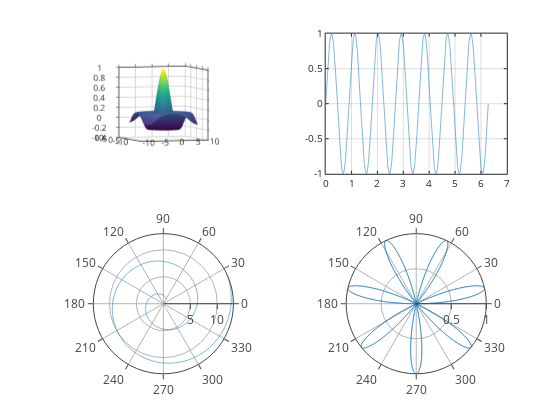

Here is the notebook cell this chart was saved with:
### Code cell
graphics_toolkit("plotly")

a = [1:0.1:13];
theta = linspace (0,2*pi,1000);
rho = sin (7*theta);

subplot(2,2,1);
sombrero()
grid on;
box on;

subplot(2,2,2);
plot(theta, rho);
grid on;
box on;

subplot(2,2,3);
polar(a,a)
grid on;
box on;

subplot(2,2,4);
polar(theta, rho);
grid on;
box on;

### Figure 1 — Plotly figure (JSON) as saved in the notebook; plotly's stock layout.template omitted (floating-point values rounded to 4 significant figures; data arrays with more than 128 entries replaced by an {"elided": "..."} marker saying what was removed)
{"data": [{"autocolorscale": "false", "cauto": "false", "cmax": 1, "cmin": -0.2172, "colorscale": [[0, "rgb(68,1,84)"], [0.01587, "rgb(69,6,90)"], [0.03175, "rgb(70,12,95)"], [0.04762, "rgb(71,18,101)"], [0.06349, "rgb(72,24,106)"], [0.07937, "rgb(72,29,111)"], [0.09524, "rgb(72,35,115)"], [0.1111, "rgb(71,40,119)"], [0.127, "rgb(71,45,123)"], [0.1429, "rgb(70,50,126)"], [0.1587, "rgb(68,55,129)"], [0.1746, "rgb(67,60,132)"], [0.1905, "rgb(65,64,134)"], [0.2063, "rgb(64,69,135)"], [0.2222, "rgb(62,74,137)"], [0.2381, "rgb(60,78,138)"], [0.254, "rgb(58,83,139)"], [0.2698, "rgb(56,87,140)"], [0.2857, "rgb(54,91,140)"], [0.3016, "rgb(52,95,141)"], [0.3175, "rgb(50,99,141)"], [0.3333, "rgb(48,103,141)"], [0.3492, "rgb(46,107,142)"], [0.3651, "rgb(45,111,142)"], [0.381, "rgb(43,115,142)"], [0.3968, "rgb(42,119,142)"], [0.4127, "rgb(40,123,142)"], [0.4286, "rgb(39,127,142)"], [0.4444, "rgb(37,130,142)"], [0.4603, "rgb(36,134,141)"], [0.4762, "rgb(34,138,141)"], [0.4921, "rgb(33,142,140)"], [0.5079, "rgb(32,146,140)"], [0.5238, "rgb(31,149,139)"], [0.5397, "rgb(30,153,138)"], [0.5556, "rgb(30,157,136)"], [0.5714, "rgb(31,161,135)"], [0.5873, "rgb(32,164,133)"], [0.6032, "rgb(34,168,131)"], [0.619, "rgb(38,172,129)"], [0.6349, "rgb(42,176,126)"], [0.6508, "rgb(47,179,123)"], [0.6667, "rgb(53,183,120)"], [0.6825, "rgb(59,186,117)"], [0.6984, "rgb(66,190,113)"], [0.7143, "rgb(73,193,109)"], [0.7302, "rgb(81,196,104)"], [0.746, "rgb(90,199,99)"], [0.7619, "rgb(99,202,94)"], [0.7778, "rgb(108,205,89)"], [0.7937, "rgb(117,208,83)"], [0.8095, "rgb(127,210,77)"], [0.8254, "rgb(137,213,71)"], [0.8413, "rgb(148,215,64)"], [0.8571, "rgb(158,217,57)"], [0.873, "rgb(169,219,50)"], [0.8889, "rgb(180,221,43)"], [0.9048, "rgb(190,223,36)"], [0.9206, "rgb(201,224,30)"], [0.9365, "rgb(212,225,26)"], [0.9524, "rgb(223,227,24)"], [0.9683, "rgb(233,228,25)"], [0.9841, "rgb(243,229,30)"], [1, "rgb(253,231,36)"]], "contours": {"x": {"highlight": true, "highlightcolor": "rgb(0, 0, 0)", "highlightwidth": 1, "show": false}, "y": {"highlight": true, "highlightcolor": "rgb(0, 0, 0)", "highlightwidth": 1, "show": false}, "z": {"highlight": true, "highlightcolor": "rgb(0, 0, 0)", "highlightwidth": 1, "show": false}}, "name": "", "scene": "scene", "showlegend": false, "showscale": false, "surfacecolor": {"elided": "41x41 float values"}, "type": "surface", "visibility": true, "x": [-8, -7.6, -7.2, -6.8, -6.4, -6, -5.6, -5.2, -4.8, -4.4, -4, -3.6, -3.2, -2.8, -2.4, -2, -1.6, -1.2, -0.8, -0.4, 0, 0.4, 0.8, 1.2, 1.6, 2, 2.4, 2.8, 3.2, 3.6, 4, 4.4, 4.8, 5.2, 5.6, 6, 6.4, 6.8, 7.2, 7.6, 8], "y": [-8, -7.6, -7.2, -6.8, -6.4, -6, -5.6, -5.2, -4.8, -4.4, -4, -3.6, -3.2, -2.8, -2.4, -2, -1.6, -1.2, -0.8, -0.4, 0, 0.4, 0.8, 1.2, 1.6, 2, 2.4, 2.8, 3.2, 3.6, 4, 4.4, 4.8, 5.2, 5.6, 6, 6.4, 6.8, 7.2, 7.6, 8], "z": {"elided": "41x41 float values"}}, {"line": {"color": "rgb(0,113,188)", "dash": "solid", "width": 0.5}, "marker": {"color": "rgb(0,113,188)", "line": {"color": "rgb(0,113,188)"}, "size": 6, "symbol": "none"}, "mode": "lines", "name": "", "showlegend": false, "type": "scatter", "visibility": true, "x": {"elided": "1000 float values"}, "xaxis": "x", "y": {"elided": "1000 float values"}, "yaxis": "y"}, {"line": {"color": "rgb(0,113,188)", "dash": "solid", "width": 0.5}, "marker": {"color": "rgb(0,113,188)", "line": {"color": "rgb(0,113,188)"}, "size": 6, "symbol": "none"}, "mode": "lines", "name": "", "r": [1, 1.1, 1.2, 1.3, 1.4, 1.5, 1.6, 1.7, 1.8, 1.9, 2, 2.1, 2.2, 2.3, 2.4, 2.5, 2.6, 2.7, 2.8, 2.9, 3, 3.1, 3.2, 3.3, 3.4, 3.5, 3.6, 3.7, 3.8, 3.9, 4, 4.1, 4.2, 4.3, 4.4, 4.5, 4.6, 4.7, 4.8, 4.9, 5, 5.1, 5.2, 5.3, 5.4, 5.5, 5.6, 5.7, 5.8, 5.9, 6, 6.1, 6.2, 6.3, 6.4, 6.5, 6.6, 6.7, 6.8, 6.9, 7, 7.1, 7.2, 7.3, 7.4, 7.5, 7.6, 7.7, 7.8, 7.9, 8, 8.1, 8.2, 8.3, 8.4, 8.5, 8.6, 8.7, 8.8, 8.9, 9, 9.1, 9.2, 9.3, 9.4, 9.5, 9.6, 9.7, 9.8, 9.9, 10.0, 10.1, 10.2, 10.3, 10.4, 10.5, 10.6, 10.7, 10.8, 10.9, 11.0, 11.1, 11.2, 11.3, 11.4, 11.5, 11.6, 11.7, 11.8, 11.9, 12, 12.1, 12.2, 12.3, 12.4, 12.5, 12.6, 12.7, 12.8, 12.9, 13], "showlegend": false, "subplot": "polar", "theta": [1, 1.1, 1.2, 1.3, 1.4, 1.5, 1.6, 1.7, 1.8, 1.9, 2, 2.1, 2.2, 2.3, 2.4, 2.5, 2.6, 2.7, 2.8, 2.9, 3, 3.1, -3.083, -2.983, -2.883, -2.783, -2.683, -2.583, -2.483, -2.383, -2.283, -2.183, -2.083, -1.983, -1.883, -1.783, -1.683, -1.583, -1.483, -1.383, -1.283, -1.183, -1.083, -0.9832, -0.8832, -0.7832, -0.6832, -0.5832, -0.4832, -0.3832, -0.2832, -0.1832, -0.08319, 0.01681, 0.1168, 0.2168, 0.3168, 0.4168, 0.5168, 0.6168, 0.7168, 0.8168, 0.9168, 1.017, 1.117, 1.217, 1.317, 1.417, 1.517, 1.617, 1.717, 1.817, 1.917, 2.017, 2.117, 2.217, 2.317, 2.417, 2.517, 2.617, 2.717, 2.817, 2.917, 3.017, 3.117, -3.066, -2.966, -2.866, -2.766, -2.666, -2.566, -2.466, -2.366, -2.266, -2.166, -2.066, -1.966, -1.866, -1.766, -1.666, -1.566, -1.466, -1.366, -1.266, -1.166, -1.066, -0.9664, -0.8664, -0.7664, -0.6664, -0.5664, -0.4664, -0.3664, -0.2664, -0.1664, -0.06637, 0.03363, 0.1336, 0.2336, 0.3336, 0.4336], "thetaunit": "radians", "type": "scatterpolar", "visibility": true}, {"line": {"color": "rgb(0,113,188)", "dash": "solid", "width": 0.5}, "marker": {"color": "rgb(0,113,188)", "line": {"color": "rgb(0,113,188)"}, "size": 6, "symbol": "none"}, "mode": "lines", "name": "", "r": {"elided": "1000 float values"}, "showlegend": false, "subplot": "polar2", "theta": {"elided": "1000 float values"}, "thetaunit": "radians", "type": "scatterpolar", "visibility": true}], "layout": {"height": 420, "hovermode": "closest", "margin": {"b": 0, "l": 0, "r": 0, "t": 0}, "plot_bgcolor": "rgba(0, 0, 0, 0)", "polar": {"angularaxis": {"size": 10, "tickmode": "array", "tickvals": [0, 30, 60, 90, 120, 150, 180, 210, 240, 270, 300, 330], "type": "linear"}, "domain": {"x": [0.13, 0.4534], "y": [0.11, 0.4437]}, "radialaxis": {"autorange": true, "range": [0, 13], "size": 10, "tickmode": "array", "tickvals": [5, 10, 15], "type": "linear"}}, "polar2": {"angularaxis": {"size": 10, "tickmode": "array", "tickvals": [0, 30, 60, 90, 120, 150, 180, 210, 240, 270, 300, 330], "type": "linear"}, "domain": {"x": [0.5816, 0.905], "y": [0.11, 0.4437]}, "radialaxis": {"autorange": true, "range": [0, 1.0], "size": 10, "tickmode": "array", "tickvals": [0.5, 1], "type": "linear"}}, "scene": {"aspectmode": "auto", "aspectratio": {"x": 1, "y": 1, "z": 1}, "camera": {"center": {"x": 0, "y": 0, "z": 0}, "eye": {"x": 0.7028, "y": 2.043, "z": 0.1337}, "projection": {"type": "orthographic"}, "up": {"x": 0, "y": 0, "z": 1}}, "domain": {"x": [0.13, 0.4534], "y": [0.5862, 0.9199]}, "xaxis": {"autorange": false, "exponentformat": "none", "gridcolor": "", "gridwidth": 1.5, "linecolor": "rgb(38,38,38)", "linewidth": 1.5, "mirror": "ticks", "range": [10, -10], "showgrid": true, "showline": true, "side": "bottom", "spikedash": "solid", "spikemode": "across", "spikesides": false, "spikethickness": 1, "tickangle": 0, "tickcolor": "rgb(38,38,38)", "tickfont": {"color": "rgb(38,38,38)", "size": 10}, "ticklen": 3, "ticks": "outside", "ticktext": ["-10", "-5", "0", "5", "10"], "tickvals": [-10, -5, 0, 5, 10], "title": {"font": {"color": "rgb(0, 0, 0)", "size": 11}, "text": ""}, "type": "linear", "visible": true, "zeroline": false}, "yaxis": {"autorange": false, "exponentformat": "none", "gridcolor": "", "gridwidth": 1.5, "linecolor": "rgb(38,38,38)", "linewidth": 1.5, "mirror": "ticks", "range": [10, -10], "showgrid": true, "showline": true, "side": "left", "spikedash": "solid", "spikemode": "across", "spikesides": false, "spikethickness": 1, "tickangle": 0, "tickcolor": "rgb(38,38,38)", "tickfont": {"color": "rgb(38,38,38)", "size": 10}, "ticklen": 3, "ticks": "outside", "ticktext": ["-10", "-5", "0", "5", "10"], "tickvals": [-10, -5, 0, 5, 10], "title": {"font": {"color": "rgb(0, 0, 0)", "size": 11}, "text": ""}, "type": "linear", "visible": true, "zeroline": false}, "zaxis": {"autorange": false, "exponentformat": "none", "gridcolor": "", "gridwidth": 1.5, "linecolor": "rgb(38,38,38)", "linewidth": 1.5, "mirror": "ticks", "range": [-0.4, 1], "showgrid": true, "showline": true, "side": "none", "spikedash": "solid", "spikemode": "across", "spikesides": false, "spikethickness": 1, "tickangle": 0, "tickcolor": "rgb(38,38,38)", "tickfont": {"color": "rgb(38,38,38)", "size": 10}, "ticklen": 3, "ticks": "outside", "ticktext": ["-0.4", "-0.2", "0", "0.2", "0.4", "0.6", "0.8", "1"], "tickvals": [-0.4, -0.2, 0, 0.2, 0.4, 0.6, 0.8, 1], "title": {"font": {"color": "rgb(0, 0, 0)", "size": 11}, "text": ""}, "type": "linear", "visible": true, "zeroline": false}}, "showlegend": false, "width": 560, "xaxis": {"anchor": "y", "autorange": false, "domain": [0.5816, 0.905], "exponentformat": "none", "gridcolor": "rgba(38,38,38,0.15)", "gridwidth": 1, "linecolor": "rgb(38,38,38)", "linewidth": 1, "mirror": "ticks", "range": [0, 7], "showgrid": true, "showline": true, "side": "bottom", "spikedash": "solid", "spikemode": "across", "spikesides": false, "spikethickness": 1, "tickangle": 0, "tickcolor": "rgb(38,38,38)", "tickfont": {"color": "rgb(38,38,38)", "size": 10}, "ticklen": 3, "ticks": "inside", "ticktext": ["0", "1", "2", "3", "4", "5", "6", "7"], "tickvals": [0, 1, 2, 3, 4, 5, 6, 7], "title": {"font": {"color": "rgb(0, 0, 0)", "size": 11}, "text": ""}, "type": "linear", "visible": true, "zeroline": false}, "yaxis": {"anchor": "x", "autorange": false, "domain": [0.5862, 0.9199], "exponentformat": "none", "gridcolor": "rgba(38,38,38,0.15)", "gridwidth": 1, "linecolor": "rgb(38,38,38)", "linewidth": 1, "mirror": "ticks", "range": [-1, 1], "showgrid": true, "showline": true, "side": "left", "spikedash": "solid", "spikemode": "across", "spikesides": false, "spikethickness": 1, "tickangle": 0, "tickcolor": "rgb(38,38,38)", "tickfont": {"color": "rgb(38,38,38)", "size": 10}, "ticklen": 3, "ticks": "inside", "ticktext": ["-1", "-0.5", "0", "0.5", "1"], "tickvals": [-1, -0.5, 0, 0.5, 1], "title": {"font": {"color": "rgb(0, 0, 0)", "size": 11}, "text": ""}, "type": "linear", "visible": true, "zeroline": false}}}
